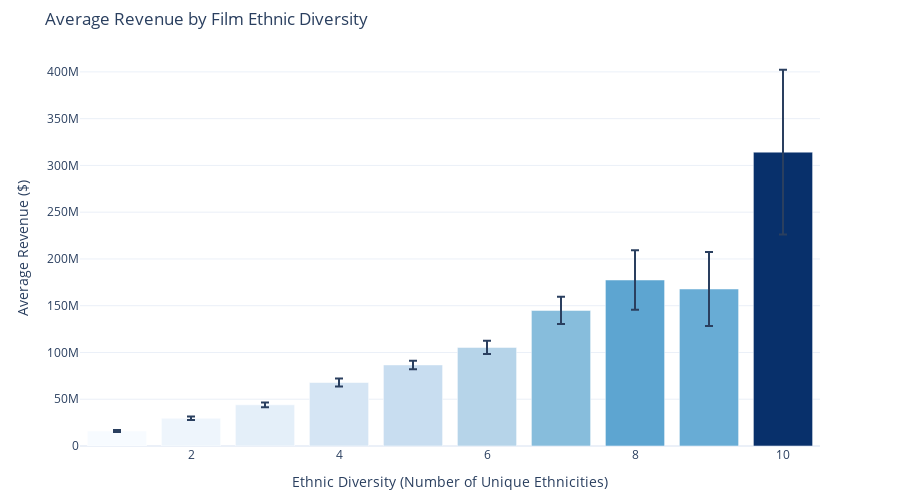

The notebook cell this image was saved under:
### Code cell
import plotly.express as px
import pandas as pd

# Explode actor_ethnicity to handle multiple values per movie
df_exploded = df_actors_revenues.explode('actor_ethnicity')

# Count unique actors per ethnicity
ethnicity_count = df_exploded.groupby('actor_ethnicity')['actor_name'].nunique().reset_index()
ethnicity_count.columns = ['actor_ethnicity', 'num_actors']

# Filter ethnicities with more than 50 actors
relevant_ethnicities = ethnicity_count[ethnicity_count['num_actors'] > 50]
df_filtered = df_exploded[df_exploded['actor_ethnicity'].isin(relevant_ethnicities['actor_ethnicity'])]

# Calculate diversity per movie
diversity_per_movie = df_filtered.groupby(['wikipedia_movie_id', 'box_office_revenue'])['actor_ethnicity'].nunique().reset_index()
diversity_per_movie.columns = ['wikipedia_movie_id', 'box_office_revenue', 'diversity']

# Calculate revenue per diversity level
revenue_per_diversity = diversity_per_movie.groupby('diversity')['box_office_revenue'].agg(['mean', 'sem']).reset_index()

# Create a Plotly bar chart
fig = px.bar(
    revenue_per_diversity,
    x='diversity',
    y='mean',
    error_y='sem',  # Add error bars for standard error
    color='mean',   # Color bars based on mean revenue
    color_continuous_scale='Blues',  # Use a blue color scale
    title='Average Revenue by Film Ethnic Diversity',
    labels={'diversity': 'Ethnic Diversity (Number of Unique Ethnicities)', 'mean': 'Average Revenue ($)'}
)

# Customize layout
fig.update_layout(
    xaxis_title="Ethnic Diversity (Number of Unique Ethnicities)",
    yaxis_title="Average Revenue ($)",
    template="plotly_white",  # Clean background template
    coloraxis_showscale=False,  # Hide the color scale legend
    height=500,  # Adjust height of the chart
    margin=dict(t=50, b=50)  # Add margins for better spacing
)

# Show the chart
fig.show()

# Save the chart as an HTML file
fig.write_html("assets/ploty-img/revenue_ethnic_diversity_average.html")

### Figure 1 — Plotly figure (JSON) as saved in the notebook; plotly's stock layout.template omitted (floating-point values rounded to 4 significant figures)
{"data": [{"alignmentgroup": "True", "error_y": {"array": [1099000.0, 1918000.0, 2547000.0, 4191000.0, 4515000.0, 7135000.0, 14610000.0, 31690000.0, 39470000.0, 88040000.0]}, "hovertemplate": "Ethnic Diversity (Number of Unique Ethnicities)=%{x}<br>Average Revenue ($)=%{marker.color}<extra></extra>", "legendgroup": "", "marker": {"color": [16030000.0, 29680000.0, 44090000.0, 67930000.0, 86700000.0, 105400000.0, 145000000.0, 177500000.0, 167900000.0, 314200000.0], "coloraxis": "coloraxis", "pattern": {"shape": ""}}, "name": "", "offsetgroup": "", "orientation": "v", "showlegend": false, "textposition": "auto", "type": "bar", "x": [1, 2, 3, 4, 5, 6, 7, 8, 9, 10], "xaxis": "x", "y": [16030000.0, 29680000.0, 44090000.0, 67930000.0, 86700000.0, 105400000.0, 145000000.0, 177500000.0, 167900000.0, 314200000.0], "yaxis": "y"}], "layout": {"barmode": "relative", "coloraxis": {"colorbar": {"title": {"text": "Average Revenue ($)"}}, "colorscale": [[0, "rgb(247,251,255)"], [0.125, "rgb(222,235,247)"], [0.25, "rgb(198,219,239)"], [0.375, "rgb(158,202,225)"], [0.5, "rgb(107,174,214)"], [0.625, "rgb(66,146,198)"], [0.75, "rgb(33,113,181)"], [0.875, "rgb(8,81,156)"], [1, "rgb(8,48,107)"]], "showscale": false}, "height": 500, "legend": {"tracegroupgap": 0}, "margin": {"b": 50, "t": 50}, "title": {"text": "Average Revenue by Film Ethnic Diversity"}, "xaxis": {"anchor": "y", "domain": [0, 1], "title": {"text": "Ethnic Diversity (Number of Unique Ethnicities)"}}, "yaxis": {"anchor": "x", "domain": [0, 1], "title": {"text": "Average Revenue ($)"}}}}
